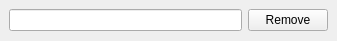
<?xml version="1.0" encoding="UTF-8"?>
<ui version="4.0">
 <class>MainWindow</class>
 <widget class="QMainWindow" name="MainWindow">
  <property name="geometry">
   <rect>
    <x>0</x>
    <y>0</y>
    <width>337</width>
    <height>41</height>
   </rect>
  </property>
  <property name="windowTitle">
   <string>Remove Namespace</string>
  </property>
  <widget class="QWidget" name="centralwidget">
   <layout class="QHBoxLayout" name="horizontalLayout">
    <item>
     <widget class="QLineEdit" name="nameBox"/>
    </item>
    <item>
     <widget class="QPushButton" name="removeButton">
      <property name="minimumSize">
       <size>
        <width>75</width>
        <height>0</height>
       </size>
      </property>
      <property name="text">
       <string>Remove</string>
      </property>
     </widget>
    </item>
   </layout>
  </widget>
 </widget>
 <resources/>
 <connections/>
</ui>
